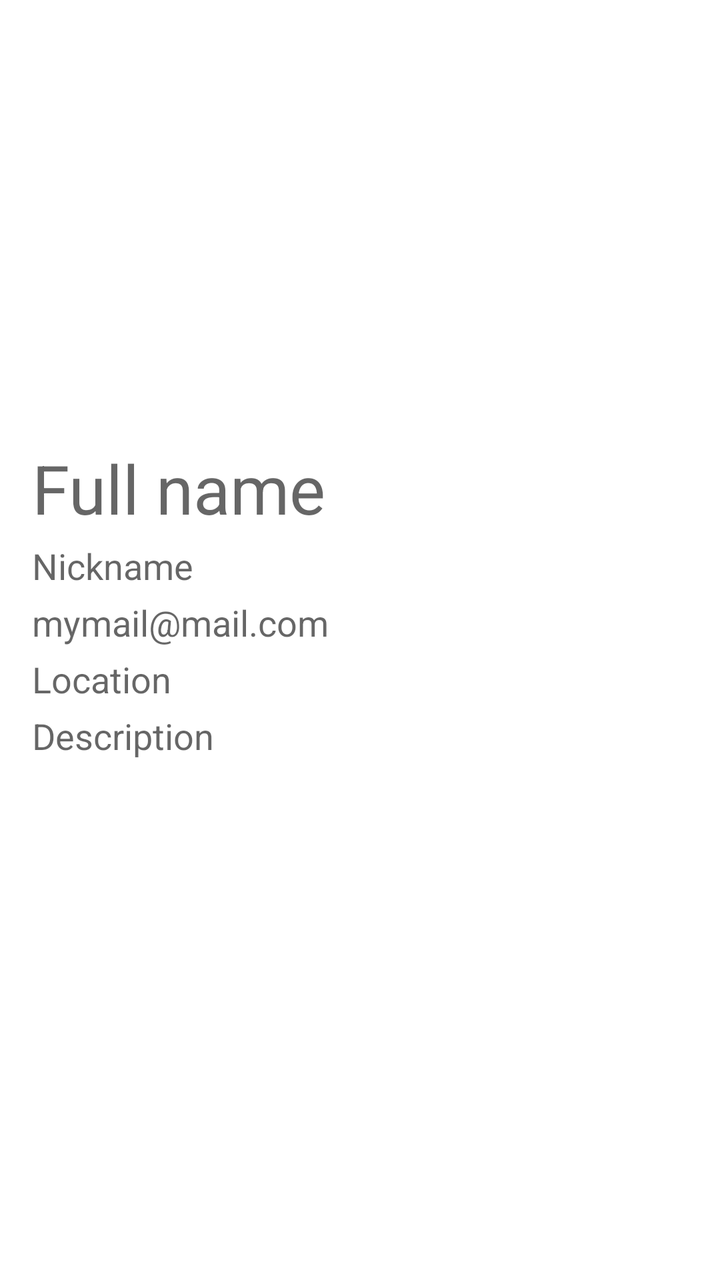
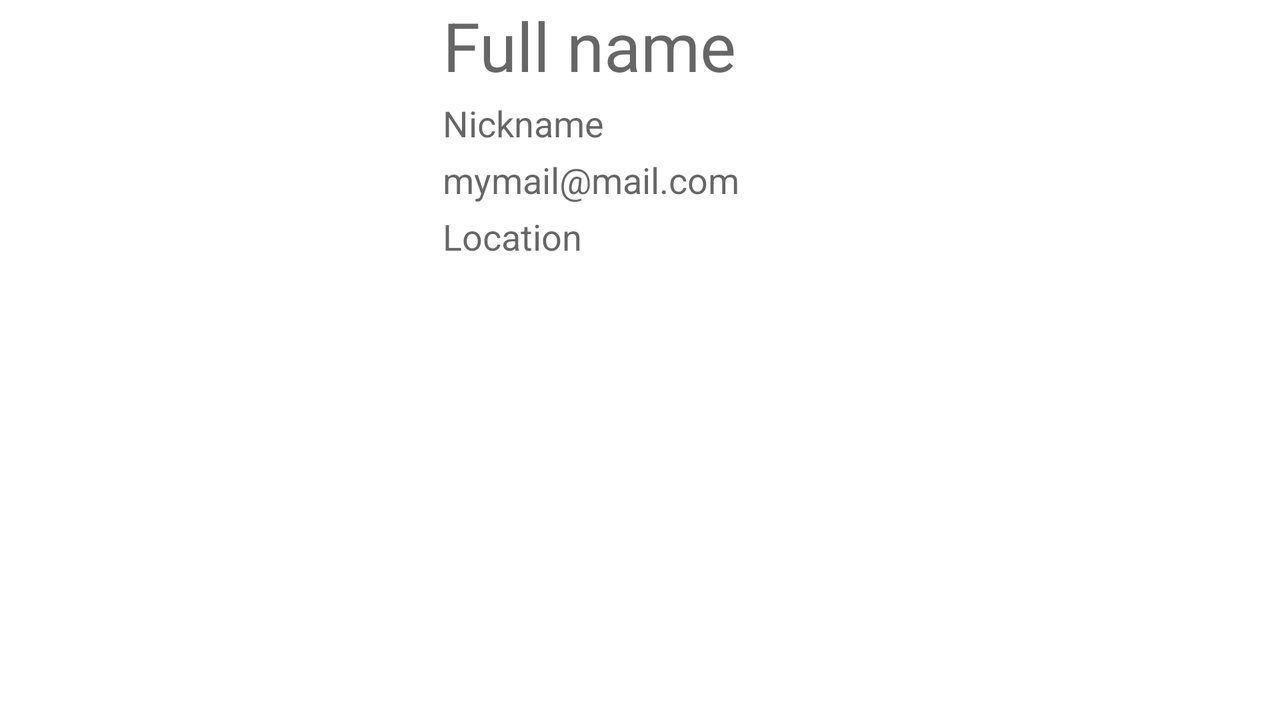

First picture: res/layout/ on a phone held upright. Second picture: the repository's own variant of that layout, on a device whose configuration matches the variant's folder. Source for both follows.
<!-- AndroidManifest.xml: application theme Theme.TimeBank -->
<!-- res/layout/activity_show_profile.xml -->
<?xml version="1.0" encoding="utf-8"?>
<LinearLayout xmlns:android="http://schemas.android.com/apk/res/android"
    xmlns:app="http://schemas.android.com/apk/res-auto"
    xmlns:tools="http://schemas.android.com/tools"
    android:layout_width="match_parent"
    android:layout_height="match_parent"
    android:orientation="vertical"
    android:weightSum="1"
    tools:context=".ShowProfileActivity">

    <ScrollView
        android:layout_width="match_parent"
        android:layout_height="0dp"
        android:layout_weight="1"
        android:fillViewport="true">


        <LinearLayout
            android:layout_width="match_parent"
            android:layout_height="match_parent"
            android:orientation="vertical"
            android:paddingLeft="16dp"
            android:paddingRight="16dp"
            android:weightSum="3">

            <LinearLayout
                android:layout_width="match_parent"
                android:layout_height="0dp"

                android:layout_weight="1"
                android:orientation="vertical"
                android:paddingTop="8dp"

                android:paddingBottom="8dp">

                <ImageView
                    android:id="@+id/imageView3"
                    android:layout_width="match_parent"
                    android:layout_height="match_parent"
                    android:layout_gravity="center_horizontal|center_vertical"
                    android:contentDescription="@string/profile_picture_content_description"
                    app:srcCompat="@drawable/user" />
            </LinearLayout>

            <LinearLayout
                android:layout_width="match_parent"
                android:layout_height="0dp"
                android:layout_weight="2"
                android:orientation="vertical"
                android:paddingTop="8dp">

                <TextView
                    android:id="@+id/textView4"
                    android:layout_width="match_parent"
                    android:layout_height="wrap_content"
                    android:paddingBottom="4dp"
                    android:text="@string/profile_fullname_placeholder"
                    android:textAppearance="@style/TextAppearance.AppCompat.Display1" />

                <TextView
                    android:id="@+id/textView5"
                    android:layout_width="match_parent"
                    android:layout_height="wrap_content"
                    android:paddingBottom="4dp"
                    android:text="@string/profile_nickname_placeholder"
                    android:textAppearance="@style/TextAppearance.AppCompat.Medium" />

                <TextView
                    android:id="@+id/textView6"
                    android:layout_width="match_parent"
                    android:layout_height="wrap_content"
                    android:paddingBottom="4dp"
                    android:text="@string/profile_email_placeholder"
                    android:textAppearance="@style/TextAppearance.AppCompat.Medium" />

                <TextView
                    android:id="@+id/textView7"
                    android:layout_width="match_parent"
                    android:layout_height="wrap_content"
                    android:paddingBottom="4dp"
                    android:text="@string/profile_location_placeholder"
                    android:textAppearance="@style/TextAppearance.AppCompat.Medium" />

                <TextView
                    android:id="@+id/textView19"
                    android:layout_width="wrap_content"
                    android:layout_height="wrap_content"
                    android:paddingBottom="4dp"
                    android:text="@string/profile_description_placeholder"
                    android:textAppearance="@style/TextAppearance.AppCompat.Medium" />

                <com.google.android.material.chip.ChipGroup
                    android:id="@+id/chipGroup"
                    android:layout_width="match_parent"
                    android:layout_height="wrap_content">

                </com.google.android.material.chip.ChipGroup>

            </LinearLayout>

        </LinearLayout>
    </ScrollView>
</LinearLayout>
<!-- resources referenced by this layout -->
<resources>
  <string name="profile_description_placeholder">Description</string>
  <string name="profile_email_placeholder">mymail@mail.com</string>
  <string name="profile_fullname_placeholder">Full name</string>
  <string name="profile_location_placeholder">Location</string>
  <string name="profile_nickname_placeholder">Nickname</string>
  <string name="profile_picture_content_description">Your profile picture</string>
  <style name="Theme.TimeBank" parent="Theme.MaterialComponents.DayNight.DarkActionBar">
          
          <item name="colorPrimary">@color/purple_500</item>
          <item name="colorPrimaryVariant">@color/purple_700</item>
          <item name="colorOnPrimary">@color/white</item>
          
          <item name="colorSecondary">@color/teal_200</item>
          <item name="colorSecondaryVariant">@color/teal_700</item>
          <item name="colorOnSecondary">@color/black</item>
          
          <item name="android:statusBarColor" tools:targetApi="l">?attr/colorPrimaryVariant</item>
          
      </style>
  <color name="purple_500">#FF6200EE</color>
  <color name="purple_700">#FF3700B3</color>
  <color name="white">#FFFFFF</color>
  <color name="teal_200">#FF06DAC5</color>
  <color name="teal_700">#FF018786</color>
  <color name="black">#FF000000</color>
</resources>
<!-- res/layout-land/activity_show_profile.xml (the author's variant of the layout above) -->
<!-- drawn on the phone turned sideways -->
<?xml version="1.0" encoding="utf-8"?>
<androidx.constraintlayout.widget.ConstraintLayout xmlns:android="http://schemas.android.com/apk/res/android"
    xmlns:app="http://schemas.android.com/apk/res-auto"
    xmlns:tools="http://schemas.android.com/tools"
    android:layout_width="match_parent"
    android:layout_height="match_parent">

    <LinearLayout
        android:layout_width="match_parent"
        android:layout_height="match_parent"
        android:orientation="horizontal"
        app:layout_constraintBottom_toBottomOf="parent"
        app:layout_constraintEnd_toEndOf="parent"
        app:layout_constraintStart_toStartOf="parent"
        app:layout_constraintTop_toTopOf="parent">

        <LinearLayout
            android:layout_width="match_parent"
            android:layout_height="match_parent"
            android:layout_weight="2"
            android:gravity="start"
            android:orientation="horizontal"
            android:paddingLeft="16dp"
            android:paddingRight="8dp">

            <ImageView
                android:id="@+id/imageView"
                android:layout_width="wrap_content"
                android:layout_height="match_parent"
                android:layout_gravity="center_horizontal"
                android:layout_weight="1"
                app:srcCompat="@drawable/user" />
        </LinearLayout>

        <LinearLayout
            android:layout_width="match_parent"
            android:layout_height="match_parent"
            android:layout_weight="1"
            android:gravity="end"
            android:orientation="horizontal"
            android:paddingLeft="8dp"
            android:paddingRight="16dp">

            <LinearLayout
                android:layout_width="wrap_content"
                android:layout_height="wrap_content"
                android:layout_weight="1"
                android:orientation="vertical">

                <TextView
                    android:id="@+id/textView"
                    android:layout_width="match_parent"
                    android:layout_height="wrap_content"
                    android:paddingBottom="4dp"
                    android:text="@string/profile_fullname_placeholder"
                    android:textAppearance="@style/TextAppearance.AppCompat.Display1" />

                <TextView
                    android:id="@+id/textView2"
                    android:layout_width="match_parent"
                    android:layout_height="wrap_content"
                    android:paddingBottom="4dp"
                    android:text="@string/profile_nickname_placeholder"
                    android:textAppearance="@style/TextAppearance.AppCompat.Medium" />

                <TextView
                    android:id="@+id/textView3"
                    android:layout_width="match_parent"
                    android:layout_height="wrap_content"
                    android:paddingBottom="4dp"
                    android:text="@string/profile_email_placeholder"
                    android:textAppearance="@style/TextAppearance.AppCompat.Medium" />

                <TextView
                    android:id="@+id/textView8"
                    android:layout_width="match_parent"
                    android:layout_height="wrap_content"
                    android:paddingBottom="4dp"
                    android:text="@string/profile_location_placeholder"
                    android:textAppearance="@style/TextAppearance.AppCompat.Medium" />

            </LinearLayout>

        </LinearLayout>
    </LinearLayout>
</androidx.constraintlayout.widget.ConstraintLayout>
<!-- resources referenced by the variant -->
<!-- as the phone turned sideways resolves them -->
<resources>
  <string name="profile_email_placeholder">mymail@mail.com</string>
  <string name="profile_fullname_placeholder">Full name</string>
  <string name="profile_location_placeholder">Location</string>
  <string name="profile_nickname_placeholder">Nickname</string>
  <style name="Theme.TimeBank" parent="Theme.MaterialComponents.DayNight.DarkActionBar">
          
          <item name="colorPrimary">@color/purple_500</item>
          <item name="colorPrimaryVariant">@color/purple_700</item>
          <item name="colorOnPrimary">@color/white</item>
          
          <item name="colorSecondary">@color/teal_200</item>
          <item name="colorSecondaryVariant">@color/teal_700</item>
          <item name="colorOnSecondary">@color/black</item>
          
          <item name="android:statusBarColor" tools:targetApi="l">?attr/colorPrimaryVariant</item>
          
      </style>
  <color name="purple_500">#FF6200EE</color>
  <color name="purple_700">#FF3700B3</color>
  <color name="white">#FFFFFF</color>
  <color name="teal_200">#FF06DAC5</color>
  <color name="teal_700">#FF018786</color>
  <color name="black">#FF000000</color>
</resources>
